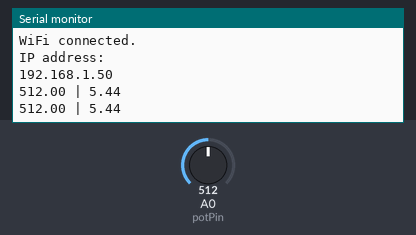
A sketch run on a simulated ESP8266 (NodeMCU). Parts: the last lines printed to the serial monitor. Inputs (shaded band) come from the test bench; at power-on: A0 (potPin) = 512. WiFi joins after 1.5 s; servers stay silent unless stated.

Above: at 4.2 s.
4.3 s: A0 (potPin) set to 716
At 5.0 s:
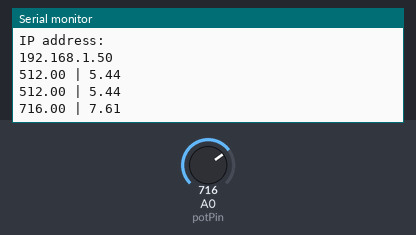
5.8 s: A0 (potPin) set to 900
At 6.4 s:
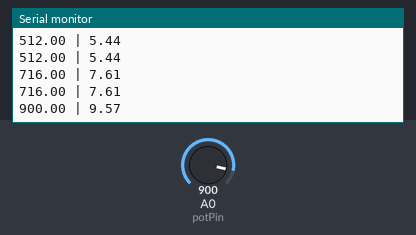
Timing chart, 0 to 8.8 s (numbered marks = the images above; inputs shaded):
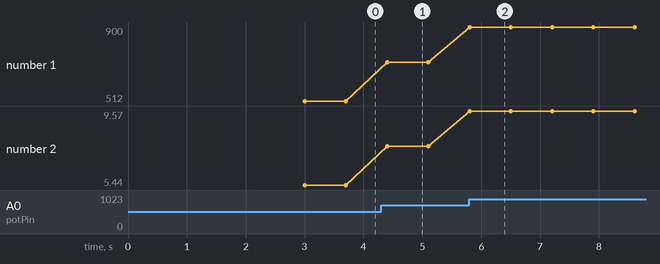

Measured:
- after the input at 4.3 s, the serial monitor: prints a new line after 0.10 s (image 1)
- after the input at 5.8 s, the serial monitor: prints a new line at once (image 2)
- plotted number 1: 512 → 716 after the input at 4.3 s, 716 → 900 after the input at 5.8 s
- plotted number 2: 5.44 → 7.61 after the input at 4.3 s, 7.61 → 9.57 after the input at 5.8 s

The sketch:

ph.ino
```cpp
#include <ESP8266WiFi.h>
const int potPin=A0;
float ph;
float Value=0;

String apiKey = "VF6I13J5H3GAX48O"; // Enter your Write API key from ThingSpeak
const char *ssid = "CROP";// replace with your wifi ssid and wpa2 key
const char *password = "88888888";
const char* server = "api.thingspeak.com";// don't change this

WiFiClient client;


void setup() {
  // put your setup code here, to run once:
  Serial.begin(115200);
  pinMode(potPin,INPUT);
  delay(1000);

  Serial.print("Connecting to ");
  Serial.println(ssid);
  WiFi.begin(ssid, password);
  while (WiFi.status() != WL_CONNECTED) {
    delay(2000);
    Serial.print(".");
  }
  // Print local IP address and start web server
  Serial.println("");
  Serial.println("WiFi connected.");
  Serial.println("IP address: ");
  Serial.println(WiFi.localIP());

}

void loop() {
  // put your main code here, to run repeatedly:
Value= analogRead(potPin);
Serial.print(Value);
Serial.print(" | ");
float voltage=Value*(3.3/1024.0);
ph=(3.3*voltage);
Serial.println(ph);
delay(500);

if (client.connect(server, 80)) // "184.106.153.149" or api.thingspeak.com
   {
      String postStr = apiKey;
      postStr += "&field1=";
      postStr += String(ph);
      postStr += "\r\n";

      client.print("POST /update HTTP/1.1\n");
      client.print("Host: api.thingspeak.com\n");
      client.print("Connection: close\n");
      client.print("X-THINGSPEAKAPIKEY: " + apiKey + "\n");
      client.print("Content-Type: application/x-www-form-urlencoded\n");
      client.print("Content-Length: ");
      client.print(postStr.length());
      client.print("\n\n");
      client.print(postStr);
    }
}
```
